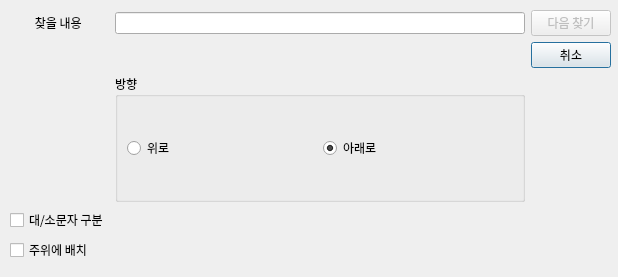
<?xml version="1.0" encoding="UTF-8"?>
<ui version="4.0">
 <class>Dialog</class>
 <widget class="QDialog" name="Dialog">
  <property name="geometry">
   <rect>
    <x>0</x>
    <y>0</y>
    <width>618</width>
    <height>277</height>
   </rect>
  </property>
  <property name="windowTitle">
   <string>Dialog</string>
  </property>
  <widget class="QWidget" name="horizontalLayoutWidget">
   <property name="geometry">
    <rect>
     <x>10</x>
     <y>10</y>
     <width>601</width>
     <height>252</height>
    </rect>
   </property>
   <layout class="QGridLayout" name="gridLayout">
    <item row="0" column="0">
     <widget class="QLabel" name="label">
      <property name="font">
       <font>
        <family>맑은 고딕</family>
       </font>
      </property>
      <property name="text">
       <string>찾을 내용 </string>
      </property>
      <property name="alignment">
       <set>Qt::AlignCenter</set>
      </property>
     </widget>
    </item>
    <item row="1" column="2">
     <widget class="QPushButton" name="pushButton_cancel">
      <property name="font">
       <font>
        <family>맑은 고딕</family>
       </font>
      </property>
      <property name="text">
       <string>취소</string>
      </property>
     </widget>
    </item>
    <item row="0" column="2">
     <widget class="QPushButton" name="pushButton_findnext">
      <property name="enabled">
       <bool>false</bool>
      </property>
      <property name="font">
       <font>
        <family>맑은 고딕</family>
       </font>
      </property>
      <property name="text">
       <string>다음 찾기</string>
      </property>
     </widget>
    </item>
    <item row="5" column="0">
     <widget class="QCheckBox" name="checkBox_2">
      <property name="font">
       <font>
        <family>맑은 고딕</family>
       </font>
      </property>
      <property name="text">
       <string>주위에 배치</string>
      </property>
     </widget>
    </item>
    <item row="4" column="0">
     <widget class="QCheckBox" name="checkBox">
      <property name="font">
       <font>
        <family>맑은 고딕</family>
       </font>
      </property>
      <property name="text">
       <string>대/소문자 구분</string>
      </property>
     </widget>
    </item>
    <item row="0" column="1">
     <widget class="QLineEdit" name="lineEdit">
      <property name="enabled">
       <bool>true</bool>
      </property>
     </widget>
    </item>
    <item row="3" column="1">
     <widget class="QGroupBox" name="groupBox">
      <property name="font">
       <font>
        <family>맑은 고딕</family>
       </font>
      </property>
      <property name="title">
       <string>방향</string>
      </property>
      <layout class="QGridLayout" name="gridLayout_3">
       <item row="1" column="0">
        <layout class="QGridLayout" name="gridLayout_2">
         <item row="0" column="1">
          <widget class="QRadioButton" name="radioButton_2">
           <property name="text">
            <string>아래로</string>
           </property>
           <property name="checked">
            <bool>true</bool>
           </property>
          </widget>
         </item>
         <item row="0" column="0">
          <widget class="QRadioButton" name="radioButton">
           <property name="text">
            <string>위로</string>
           </property>
          </widget>
         </item>
        </layout>
       </item>
      </layout>
     </widget>
    </item>
   </layout>
  </widget>
 </widget>
 <resources/>
 <connections/>
</ui>
